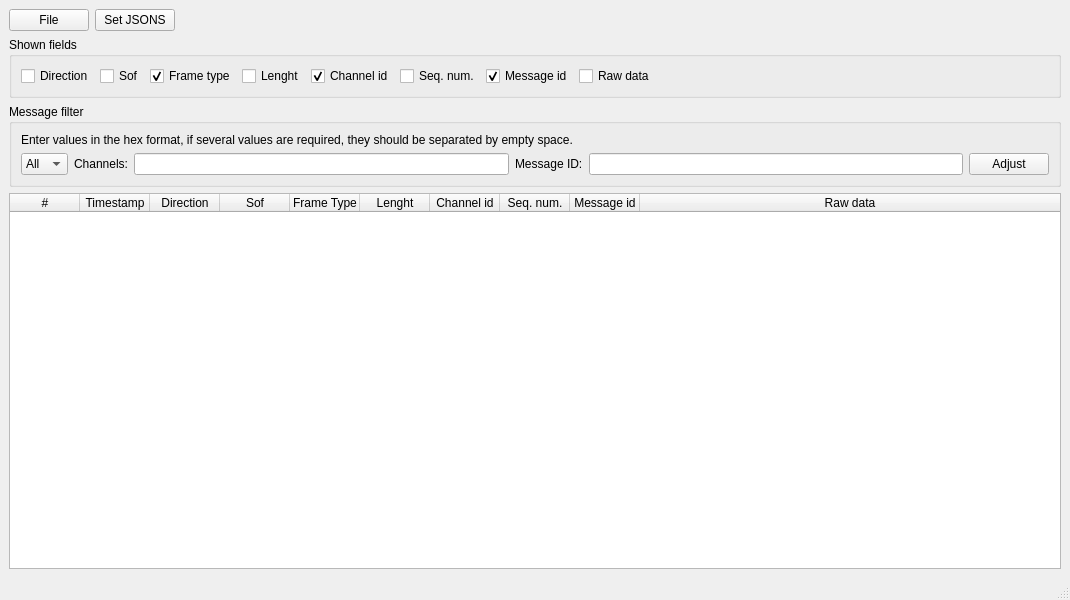
<?xml version="1.0" encoding="UTF-8"?>
<ui version="4.0">
 <class>MainWindow</class>
 <widget class="QMainWindow" name="MainWindow">
  <property name="geometry">
   <rect>
    <x>0</x>
    <y>0</y>
    <width>1070</width>
    <height>600</height>
   </rect>
  </property>
  <property name="windowTitle">
   <string>MainWindow</string>
  </property>
  <widget class="QWidget" name="centralwidget">
   <layout class="QVBoxLayout" name="verticalLayout_2">
    <item>
     <layout class="QHBoxLayout" name="horizontalLayout_5">
      <item>
       <widget class="QPushButton" name="pbOpenFile">
        <property name="text">
         <string>File</string>
        </property>
       </widget>
      </item>
      <item>
       <widget class="QPushButton" name="pbOpenJsonFolder">
        <property name="text">
         <string>Set JSONS</string>
        </property>
       </widget>
      </item>
      <item>
       <widget class="QLabel" name="labelJSONSpath">
        <property name="text">
         <string/>
        </property>
       </widget>
      </item>
      <item>
       <spacer name="horizontalSpacer_2">
        <property name="orientation">
         <enum>Qt::Horizontal</enum>
        </property>
        <property name="sizeHint" stdset="0">
         <size>
          <width>40</width>
          <height>20</height>
         </size>
        </property>
       </spacer>
      </item>
     </layout>
    </item>
    <item>
     <layout class="QVBoxLayout" name="verticalLayout">
      <item>
       <layout class="QHBoxLayout" name="horizontalLayout_3">
        <item>
         <widget class="QGroupBox" name="groupBox">
          <property name="title">
           <string>Shown fields</string>
          </property>
          <property name="checkable">
           <bool>false</bool>
          </property>
          <layout class="QHBoxLayout" name="horizontalLayout_2">
           <item>
            <widget class="QCheckBox" name="checkBox_Direction">
             <property name="text">
              <string>Direction</string>
             </property>
            </widget>
           </item>
           <item>
            <widget class="QCheckBox" name="checkBox_sof">
             <property name="enabled">
              <bool>true</bool>
             </property>
             <property name="text">
              <string>Sof</string>
             </property>
             <property name="checked">
              <bool>false</bool>
             </property>
            </widget>
           </item>
           <item>
            <widget class="QCheckBox" name="checkBox_frameType">
             <property name="text">
              <string>Frame type</string>
             </property>
             <property name="checked">
              <bool>true</bool>
             </property>
            </widget>
           </item>
           <item>
            <widget class="QCheckBox" name="checkBox_lenght">
             <property name="enabled">
              <bool>true</bool>
             </property>
             <property name="text">
              <string>Lenght</string>
             </property>
             <property name="checked">
              <bool>false</bool>
             </property>
            </widget>
           </item>
           <item>
            <widget class="QCheckBox" name="checkBox_channelId">
             <property name="text">
              <string>Channel id</string>
             </property>
             <property name="checked">
              <bool>true</bool>
             </property>
            </widget>
           </item>
           <item>
            <widget class="QCheckBox" name="checkBox_seqNum">
             <property name="enabled">
              <bool>true</bool>
             </property>
             <property name="text">
              <string>Seq. num.</string>
             </property>
             <property name="checked">
              <bool>false</bool>
             </property>
            </widget>
           </item>
           <item>
            <widget class="QCheckBox" name="checkBox_msgId">
             <property name="text">
              <string>Message id</string>
             </property>
             <property name="checked">
              <bool>true</bool>
             </property>
            </widget>
           </item>
           <item>
            <widget class="QCheckBox" name="checkBox_payload">
             <property name="enabled">
              <bool>true</bool>
             </property>
             <property name="text">
              <string>Raw data</string>
             </property>
             <property name="checked">
              <bool>false</bool>
             </property>
            </widget>
           </item>
           <item>
            <spacer name="horizontalSpacer">
             <property name="orientation">
              <enum>Qt::Horizontal</enum>
             </property>
             <property name="sizeHint" stdset="0">
              <size>
               <width>40</width>
               <height>20</height>
              </size>
             </property>
            </spacer>
           </item>
          </layout>
         </widget>
        </item>
       </layout>
      </item>
     </layout>
    </item>
    <item>
     <widget class="QGroupBox" name="groupBox_2">
      <property name="title">
       <string>Message filter</string>
      </property>
      <layout class="QVBoxLayout" name="verticalLayout_4">
       <item>
        <layout class="QVBoxLayout" name="verticalLayout_3">
         <item>
          <widget class="QLabel" name="labelFilterDescription">
           <property name="text">
            <string>Enter values in the hex format, if several values are required, they should be separated by empty space.</string>
           </property>
          </widget>
         </item>
         <item>
          <layout class="QHBoxLayout" name="horizontalLayout">
           <item>
            <widget class="QComboBox" name="comboBox">
             <property name="sizePolicy">
              <sizepolicy hsizetype="Fixed" vsizetype="Fixed">
               <horstretch>0</horstretch>
               <verstretch>0</verstretch>
              </sizepolicy>
             </property>
             <item>
              <property name="text">
               <string>All</string>
              </property>
             </item>
             <item>
              <property name="text">
               <string>RX</string>
              </property>
             </item>
             <item>
              <property name="text">
               <string>TX</string>
              </property>
             </item>
            </widget>
           </item>
           <item>
            <widget class="QLabel" name="labelFilterChannels">
             <property name="text">
              <string>Channels:</string>
             </property>
            </widget>
           </item>
           <item>
            <widget class="QLineEdit" name="leFilterChannels">
             <property name="clearButtonEnabled">
              <bool>false</bool>
             </property>
            </widget>
           </item>
           <item>
            <widget class="QLabel" name="labelFilterMessages">
             <property name="text">
              <string>Message ID:</string>
             </property>
            </widget>
           </item>
           <item>
            <widget class="QLineEdit" name="leFilterMsgId"/>
           </item>
           <item>
            <widget class="QPushButton" name="pbAdjustFilter">
             <property name="text">
              <string>Adjust</string>
             </property>
            </widget>
           </item>
          </layout>
         </item>
        </layout>
       </item>
      </layout>
     </widget>
    </item>
    <item>
     <widget class="QTableWidget" name="twMessages">
      <property name="editTriggers">
       <set>QAbstractItemView::NoEditTriggers</set>
      </property>
      <property name="showDropIndicator" stdset="0">
       <bool>true</bool>
      </property>
      <property name="dragDropOverwriteMode">
       <bool>false</bool>
      </property>
      <property name="alternatingRowColors">
       <bool>true</bool>
      </property>
      <property name="selectionBehavior">
       <enum>QAbstractItemView::SelectRows</enum>
      </property>
      <property name="showGrid">
       <bool>false</bool>
      </property>
      <property name="sortingEnabled">
       <bool>true</bool>
      </property>
      <property name="columnCount">
       <number>10</number>
      </property>
      <attribute name="horizontalHeaderCascadingSectionResizes">
       <bool>false</bool>
      </attribute>
      <attribute name="horizontalHeaderDefaultSectionSize">
       <number>70</number>
      </attribute>
      <attribute name="horizontalHeaderShowSortIndicator" stdset="0">
       <bool>true</bool>
      </attribute>
      <attribute name="horizontalHeaderStretchLastSection">
       <bool>true</bool>
      </attribute>
      <attribute name="verticalHeaderVisible">
       <bool>false</bool>
      </attribute>
      <column>
       <property name="text">
        <string>#</string>
       </property>
      </column>
      <column>
       <property name="text">
        <string>Timestamp</string>
       </property>
      </column>
      <column>
       <property name="text">
        <string>Direction</string>
       </property>
      </column>
      <column>
       <property name="text">
        <string>Sof</string>
       </property>
      </column>
      <column>
       <property name="text">
        <string>Frame Type</string>
       </property>
      </column>
      <column>
       <property name="text">
        <string>Lenght</string>
       </property>
      </column>
      <column>
       <property name="text">
        <string>Channel id</string>
       </property>
      </column>
      <column>
       <property name="text">
        <string>Seq. num.</string>
       </property>
       <property name="font">
        <font>
         <bold>false</bold>
         <kerning>true</kerning>
        </font>
       </property>
      </column>
      <column>
       <property name="text">
        <string>Message id</string>
       </property>
      </column>
      <column>
       <property name="text">
        <string>Raw data</string>
       </property>
      </column>
     </widget>
    </item>
   </layout>
  </widget>
  <widget class="QStatusBar" name="statusbar"/>
 </widget>
 <resources/>
 <connections/>
</ui>
